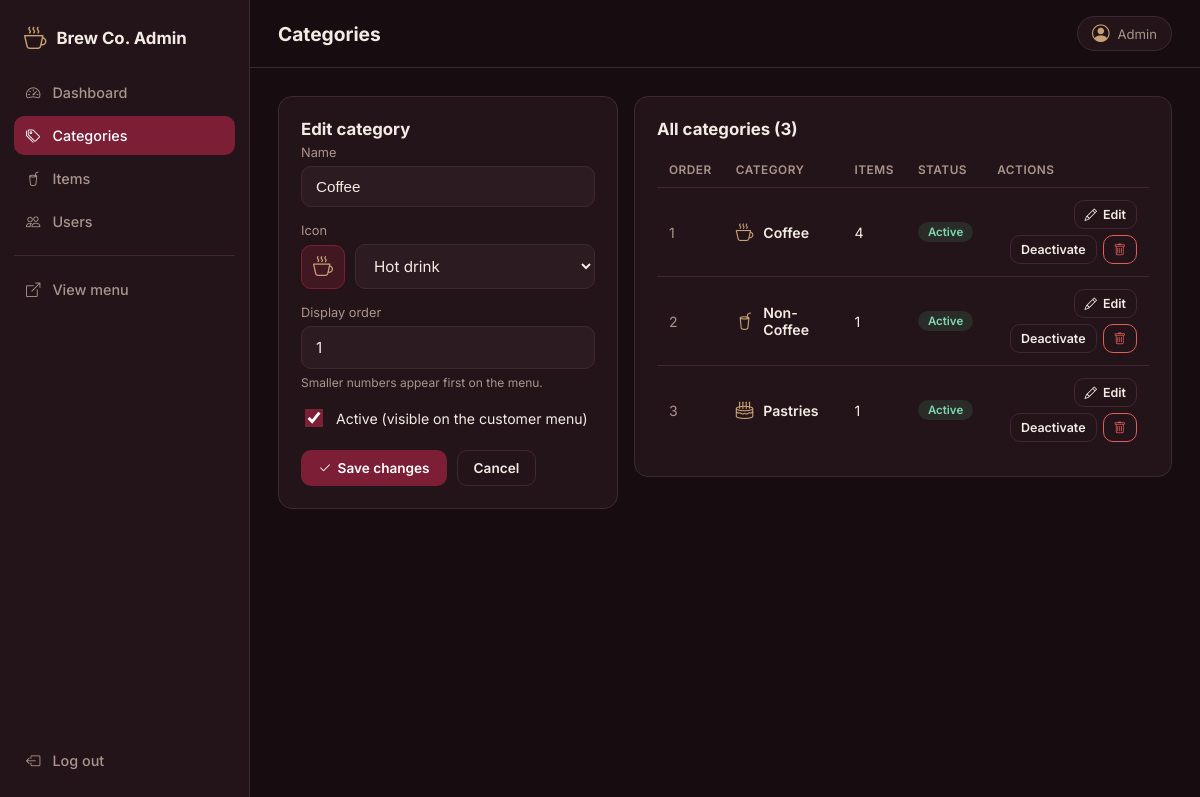
Screenshot of /admin/categories.php?edit=1 (signed in) with the database file from the repository.
### tables this page shows
CREATE TABLE IF NOT EXISTS `categories` (
  `id` int UNSIGNED NOT NULL AUTO_INCREMENT,
  `name` varchar(100) NOT NULL,
  `icon` varchar(50) NOT NULL DEFAULT 'bi-cup-hot',
  `sort_order` int NOT NULL DEFAULT '0',
  `is_active` tinyint(1) NOT NULL DEFAULT '1',
  `created_at` timestamp NULL DEFAULT CURRENT_TIMESTAMP,
  PRIMARY KEY (`id`)
);

### includes/functions.php (called while the page is built, shortened)
<?php
function e(?string $value): string
{
    return htmlspecialchars($value ?? '', ENT_QUOTES, 'UTF-8');
}

### admin/categories.php (the view, shortened to what this page needs)
<?php
require __DIR__ . '/../includes/admin_init.php';
$icons = [
    'bi-cup-hot'   => 'Hot drink',
    'bi-cup-straw' => 'Cold drink',
    'bi-cup'       => 'Cup',
    'bi-cake2'     => 'Cake / pastry',
    'bi-egg-fried' => 'Breakfast',
    'bi-basket'    => 'Basket',
    'bi-snow'      => 'Iced',
    'bi-fire'      => 'Hot / special',
    'bi-star'      => 'Favorites',
    'bi-gift'      => 'Gift',
];
$form   = ['id' => 0, 'name' => '', 'icon' => 'bi-cup-hot', 'sort_order' => '', 'is_active' => 1];
if ($_SERVER['REQUEST_METHOD'] !== 'POST' && isset($_GET['edit'])) {
    $stmt = $pdo->prepare('SELECT id, name, icon, sort_order, is_active FROM categories WHERE id = ?');
    $stmt->execute([(int) $_GET['edit']]);
    $row = $stmt->fetch();
    if ($row) {
        $form = $row;
    }
}
$isEdit = $form['id'] > 0;
$categories = $pdo->query(
    'SELECT c.id, c.name, c.icon, c.sort_order, c.is_active, COUNT(i.id) AS item_count
     FROM categories c
     LEFT JOIN items i ON i.category_id = c.id
     GROUP BY c.id, c.name, c.icon, c.sort_order, c.is_active
     ORDER BY c.sort_order, c.id'
)->fetchAll();
require __DIR__ . '/partials/header.php';
?>
<section class="split">
  <div class="card sticky">
    <h2 class="card-title"><?= $isEdit ? 'Edit category' : 'Add category' ?></h2>
    <form method="post" autocomplete="off">
      <div class="field">
        <label for="name">Name</label>
        <input type="text" id="name" name="name" maxlength="100"
               value="<?= e($form['name']) ?>" placeholder="e.g. Coffee" required>
      </div>
      <div class="field">
        <label for="icon">Icon</label>
        <div class="icon-select">
          <span class="icon-preview"><i id="iconPreview" class="bi <?= e($form['icon']) ?>"></i></span>
          <select id="icon" name="icon">
            <?php foreach ($icons as $class => $label): ?>
              <option value="<?= e($class) ?>" <?= $form['icon'] === $class ? 'selected' : '' ?>>
                <?= e($label) ?>
              </option>
            <?php endforeach; ?>
          </select>
        </div>
      </div>
      <div class="field">
        <label for="sort_order">Display order</label>
        <input type="number" id="sort_order" name="sort_order" min="0" max="99999"
               value="<?= e((string) $form['sort_order']) ?>" placeholder="Leave empty to put it last">
        <small class="hint">Smaller numbers appear first on the menu.</small>
      </div>
      <div class="field">
        <label class="check">
          <input type="checkbox" name="is_active" value="1" <?= $form['is_active'] ? 'checked' : '' ?>>
          <span>Active (visible on the customer menu)</span>
        </label>
      </div>
      <div class="form-actions">
        <button type="submit" class="btn btn-brand">
          <i class="bi bi-check2" aria-hidden="true"></i> <?= $isEdit ? 'Save changes' : 'Add category' ?>
        </button>
        <?php if ($isEdit): ?>
          <a href="categories.php" class="btn btn-ghost">Cancel</a>
        <?php endif; ?>
      </div>
    </form>
  </div>
  <div class="card">
    <div class="card-head">
      <h2 class="card-title">All categories (<?= count($categories) ?>)</h2>
    </div>
    <?php if (!$categories): ?>
      <p class="muted">No categories yet. Add your first one using the form.</p>
    <?php else: ?>
      <div class="table-wrap">
        <table class="table">
          <thead>
            <tr>
              <th>Order</th>
              <th>Category</th>
              <th>Items</th>
              <th>Status</th>
              <th class="col-actions">Actions</th>
            </tr>
          </thead>
          <tbody>
            <?php foreach ($categories as $c): ?>
              <tr>
                <td class="muted-cell"><?= (int) $c['sort_order'] ?></td>
                <td>
                  <span class="cat-name">
                    <i class="bi <?= e($c['icon']) ?>" aria-hidden="true"></i>
                    <?= e($c['name']) ?>
                  </span>
                </td>
                <td><?= (int) $c['item_count'] ?></td>
                <td>
                  <?php if ($c['is_active']): ?>
                    <span class="badge badge-on">Active</span>
                  <?php else: ?>
                    <span class="badge badge-off">Inactive</span>
                  <?php endif; ?>
                </td>
                <td>
                  <div class="row-actions">
                    <a href="categories.php?edit=<?= (int) $c['id'] ?>" class="btn btn-ghost btn-sm">
                      <i class="bi bi-pencil" aria-hidden="true"></i> Edit
                    </a>
                    <form method="post" class="inline-form">
                      <button type="submit" class="btn btn-ghost btn-sm">
                        <?= $c['is_active'] ? 'Deactivate' : 'Activate' ?>
                      </button>
                    </form>
                    <form method="post" class="inline-form"
                          onsubmit="return confirm('Delete this category? This cannot be undone.');">
                      <button type="submit" class="btn btn-danger btn-sm" aria-label="Delete category">
                        <i class="bi bi-trash" aria-hidden="true"></i>
                      </button>
                    </form>
                  </div>
                </td>
              </tr>
            <?php endforeach; ?>
          </tbody>
        </table>
      </div>
    <?php endif; ?>
  </div>
</section>
<?php require __DIR__ . '/partials/footer.php'; ?>

### admin/css/admin.css (style rules this page uses)
:root { --bg: #170d10; --surface: #221418; --surface-2: #2c1b20; --border: #3d2a30; --burgundy: #7b1e36; --burgundy-hover: #962a47; --coffee: #c8a074; --text: #f4ebe5; --muted: #a9958d; --danger: #e05d5d; --success: #4fb286; --radius: 14px; }
* { box-sizing: border-box; }
body { margin: 0; background: var(--bg); color: var(--text); font-family: "Inter", -apple-system, "Segoe UI", Roboto, Arial, sans-serif; }
.field { margin-bottom: 16px; }
.field label { display: block; margin-bottom: 6px; font-size: 0.8rem; color: var(--muted); }
.field input { width: 100%; padding: 11px 14px; background: var(--surface-2); border: 1px solid var(--border); border-radius: 10px; color: var(--text); font-size: 0.95rem; }
.btn { display: inline-flex; align-items: center; justify-content: center; gap: 6px; padding: 9px 16px; border: 1px solid transparent; border-radius: 10px; font-family: inherit; font-size: 0.85rem; font-weight: 600; text-decoration: none; cursor: pointer; transition: background 0.2s, border-color 0.2s, color 0.2s; }
.btn-brand { background: var(--burgundy); color: #fff; }
.btn-ghost { background: transparent; border-color: var(--border); color: var(--text); }
.btn-danger { background: transparent; border-color: var(--danger); color: var(--danger); }
.btn-sm { padding: 6px 10px; font-size: 0.78rem; }
.card { padding: 22px; background: var(--surface); border: 1px solid var(--border); border-radius: var(--radius); }
.card-title { margin: 0 0 6px; font-size: 1.05rem; }
.card-head { display: flex; align-items: center; justify-content: space-between; gap: 10px; margin-bottom: 14px; }
.card-head .card-title { margin: 0; }
.table-wrap { overflow-x: auto; }
.table { width: 100%; border-collapse: collapse; font-size: 0.88rem; }
.table th { padding: 10px 12px; text-align: left; font-size: 0.74rem; font-weight: 600; letter-spacing: 0.5px; text-transform: uppercase; color: var(--muted); border-bottom: 1px solid var(--border); white-space: nowrap; }
.table td { padding: 12px; border-bottom: 1px solid var(--border); vertical-align: middle; }
.table tbody tr:last-child td { border-bottom: none; }
.muted-cell { color: var(--muted); }
.badge { display: inline-block; padding: 3px 10px; border-radius: 999px; font-size: 0.72rem; font-weight: 600; }
.badge-on { background: rgba(79, 178, 134, 0.15); color: #7fd6b0; }
.split { display: grid; grid-template-columns: 340px 1fr; gap: 16px; align-items: start; }
.card.sticky { position: sticky; top: 88px; }
.field select, .field input[type="number"] { width: 100%; padding: 11px 14px; background: var(--surface-2); border: 1px solid var(--border); border-radius: 10px; color: var(--text); font-family: inherit; font-size: 0.95rem; }
.field select option { background: var(--surface-2); color: var(--text); }
.field input::placeholder { color: #6f5f5a; }
.hint { display: block; margin-top: 6px; font-size: 0.75rem; color: var(--muted); }
.field .check { display: flex; align-items: center; gap: 10px; margin: 0; font-size: 0.88rem; color: var(--text); cursor: pointer; }
.field .check input { width: 18px; height: 18px; padding: 0; accent-color: var(--burgundy); }
.icon-select { display: flex; align-items: center; gap: 10px; }
.icon-preview { width: 44px; height: 44px; flex-shrink: 0; display: flex; align-items: center; justify-content: center; background: rgba(123, 30, 54, 0.35); border: 1px solid var(--burgundy); border-radius: 10px; color: var(--coffee); font-size: 1.25rem; }
.form-actions { display: flex; gap: 10px; margin-top: 20px; }
.cat-name { display: inline-flex; align-items: center; gap: 10px; font-weight: 600; }
.cat-name i { color: var(--coffee); font-size: 1.1rem; }
.col-actions { text-align: right; }
.row-actions { display: flex; justify-content: flex-end; flex-wrap: wrap; gap: 6px; }
.inline-form { display: inline; margin: 0; }

### rows the page displays
categories: name "Coffee", icon "Hot drink", sort_order "1", is_active "☑", item_count "4", shows "Active", shows "Deactivate"
categories: sort_order "2", name "Non-Coffee", item_count "1", is_active "Active"
categories: sort_order "3", name "Pastries", item_count "1", is_active "Active"

### other values shown
$pageTitle "Categories"
$_SESSION['user_name'] "Admin"
count($categories) "3"
